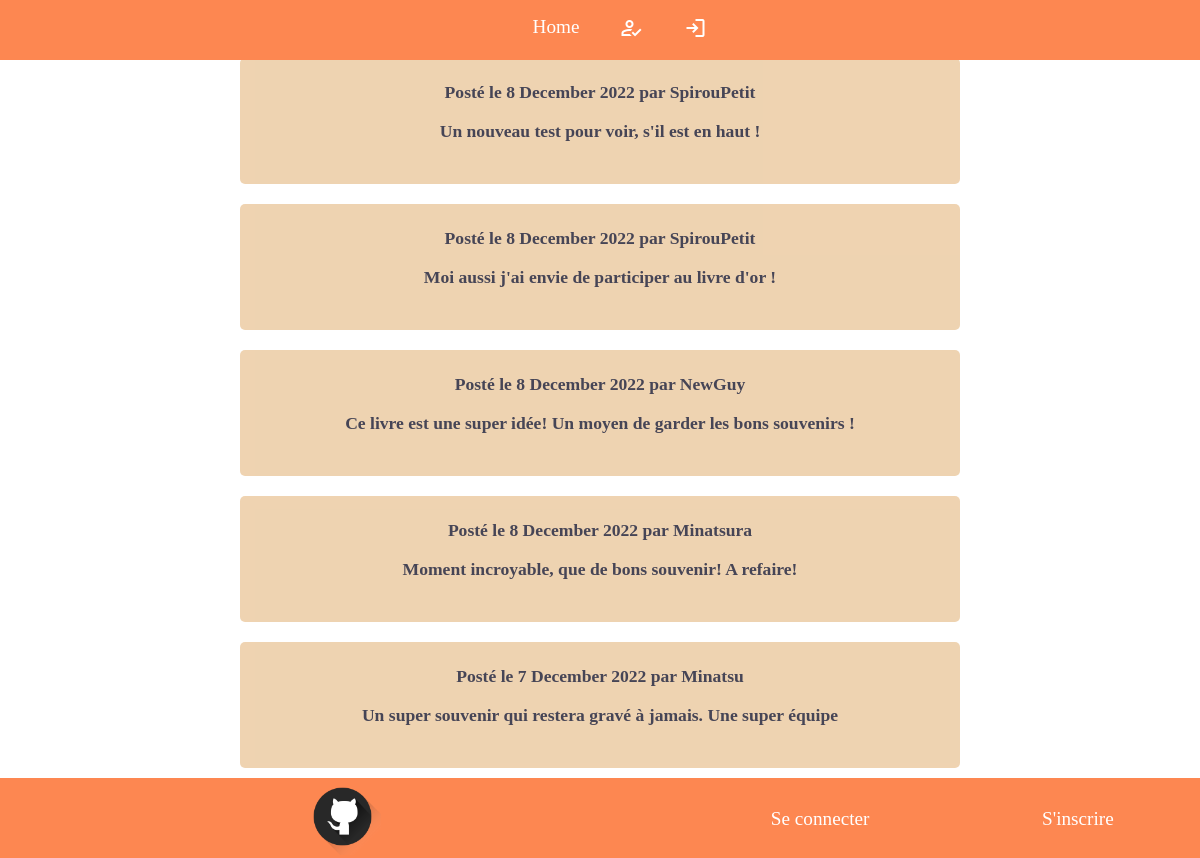
Screenshot of /livre-or.php with the database file from the repository.
### tables this page shows
CREATE TABLE `commentaires` (
  `id` int(11) NOT NULL,
  `commentaire` varchar(255) NOT NULL,
  `id_utilisateur` int(11) NOT NULL,
  `date` datetime NOT NULL
);

### livre-or.php (the view, shortened to what this page needs)
<head>
    <link rel="stylesheet" type="text/css" href="style.css" />
    </head>
<body>
    <header>
        <nav>
            <ul>
                <li><a href=index.php>Home</a></li>
                <li><a href=inscription.php><span class="material-symbols-outlined">how_to_reg</span></a></li>
                <li><a href=connection.php><span class="material-symbols-outlined">login</span></a></li>
            </ul>
        </nav>
    </header>
    <main>
        <div id="displayBook">
            <?php
                $mysqli = new mysqli('localhost','root','','livreor');
                $request=$mysqli->query("SELECT commentaire FROM commentaires ORDER BY id Desc");
                $result_fetch_all = $request->fetch_all();
                foreach($result_fetch_all as $ligne){
                    foreach($ligne as $valeur){
                        echo '<div id="comment">';
                        echo $valeur."<br>";
                        echo '</div>';
                        }
                }
            ?>
        </div>
    </main>
    <footer>
                <ul>
                    <li><a href="https://github.com/morgane-marechal/livre-or" target="_blank" ><img class="logo" src="github-noir.png" alt="github"></a></li>
                    <li class="lien"><a href="connection.php">Se connecter</a></li>
                    <li class="lien"><a href="inscription.php">S'inscrire</a></li>
                </ul>
    </footer>
    </body>

### style.css (style rules this page uses)
* { margin: 0; padding: 0; box-sizing: border-box; }
nav { display:flex; flex-direction: row; height:7%; width: 100%; background-color: rgb(253, 135, 81); justify-content: space-around; align-items: center; position:fixed ; z-index:10; }
ul { display: flex; flex-direction: row; justify-content: center; }
li { height:100%; list-style-type: none; margin:0px 20px 0px 20px; }
a { text-decoration: none; color:white; font-size: 1.2em; }
body { background-image: url("fond_montagne"); background-repeat: repeat; background-size: cover; }
main { height:100%; padding-top:4%; }
main p { color:white; text-align:center; }
#displayBook p { color:rgb(25, 23, 44); font-weight:bold; font-size:1.1em; }
#displayBook { padding-bottom:80px; }
#displayBook { height:auto; }
#displayBook { display:flex; flex-direction: column; align-items: center; }
#comment { color:rgb(24, 24, 24); background-color: rgb(235, 201, 158); margin:10px; width:60%; text-align: center; opacity:0.8; border-radius: 5px; padding:2%5%2%5%; }
footer { bottom: 0; position:fixed ; width:100%; }
footer ul { display:flex; flex-direction: row; height:80px; width: 100%; background-color: rgb(253, 135, 81); justify-content: space-around; align-items: center; text-align:center; }
.lien { margin-top:60px; }
.logo { width:15%; }

### rows the page displays
commentaires: commentaire "Posté le 8 December 2022 par SpirouPetit Un nouveau test pour voir, s'il est en haut !"
commentaires: commentaire "Posté le 8 December 2022 par SpirouPetit Moi aussi j'ai envie de participer au livre d'or !"
commentaires: commentaire "Posté le 8 December 2022 par NewGuy Ce livre est une super idée! Un moyen de garder les bons souvenirs !"
commentaires: commentaire "Posté le 8 December 2022 par Minatsura Moment incroyable, que de bons souvenir! A refaire!"
commentaires: commentaire "Posté le 7 December 2022 par Minatsu Un super souvenir qui restera gravé à jamais. Une super équipe"
